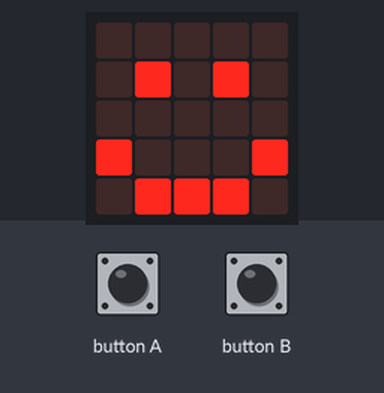
The program below on a simulated BBC micro:bit (MakeCode). On the bench: the board's 5×5 LED display.

Above: at 0.1 s.
At 10.1 s:
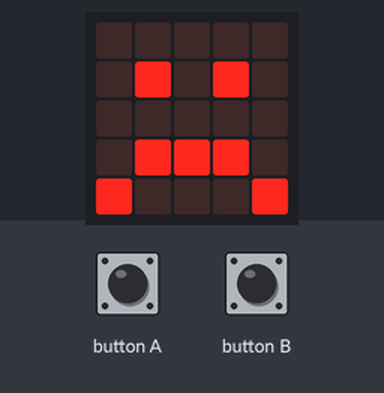
At 19.1 s:
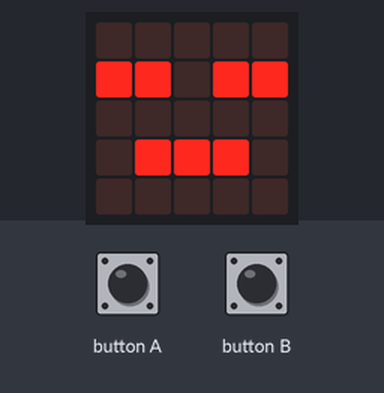

The program:

main.ts
```typescript
input.onButtonPressed(Button.A, function () {
    if (knuffelen > 0) {
        knuffelen += 5
    }
})
input.onButtonPressed(Button.B, function () {
    if (voeden > 0) {
        voeden += 5
    }
})
let voeden = 0
let knuffelen = 0
knuffelen = 20
voeden = 20
let dood = 0
loops.everyInterval(1000, function () {
    knuffelen += -1
    voeden += -1
})
basic.forever(function () {
    if (voeden < 10 && voeden > 1 || knuffelen < 10 && knuffelen > 1) {
        basic.showIcon(IconNames.Sad)
    } else if (knuffelen < 1 || voeden < 1) {
        basic.showIcon(IconNames.Asleep)
        dood = 1
    } else if (voeden > 10 && knuffelen > 10) {
        basic.showIcon(IconNames.Happy)
    }
})
```

test.ts
```typescript
// tests gaan hier; deze zal niet worden gecompileerd wanneer dit pakket wordt gebruikt als extensie.
```

Measured:
- what the display in image 1 shows lasts 9.0 s, from 10.0 s to 19.0 s
